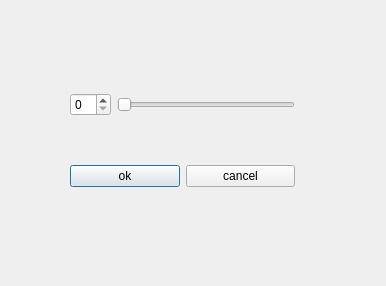
<?xml version="1.0" encoding="UTF-8"?>
<ui version="4.0">
 <class>Dialog</class>
 <widget class="QDialog" name="Dialog">
  <property name="windowModality">
   <enum>Qt::WindowModal</enum>
  </property>
  <property name="geometry">
   <rect>
    <x>0</x>
    <y>0</y>
    <width>386</width>
    <height>286</height>
   </rect>
  </property>
  <property name="focusPolicy">
   <enum>Qt::ClickFocus</enum>
  </property>
  <property name="windowTitle">
   <string>Dialog</string>
  </property>
  <property name="sizeGripEnabled">
   <bool>false</bool>
  </property>
  <widget class="QWidget" name="verticalLayoutWidget">
   <property name="geometry">
    <rect>
     <x>70</x>
     <y>50</y>
     <width>225</width>
     <height>181</height>
    </rect>
   </property>
   <layout class="QVBoxLayout" name="verticalLayout">
    <item>
     <layout class="QHBoxLayout" name="horizontalLayout_2">
      <item>
       <widget class="QSpinBox" name="spinBox"/>
      </item>
      <item>
       <widget class="QSlider" name="horizontalSlider">
        <property name="orientation">
         <enum>Qt::Horizontal</enum>
        </property>
       </widget>
      </item>
     </layout>
    </item>
    <item>
     <layout class="QHBoxLayout" name="horizontalLayout">
      <item>
       <widget class="QPushButton" name="pushButton">
        <property name="text">
         <string>ok</string>
        </property>
       </widget>
      </item>
      <item>
       <widget class="QPushButton" name="pushButton_2">
        <property name="text">
         <string>cancel</string>
        </property>
       </widget>
      </item>
     </layout>
    </item>
   </layout>
  </widget>
 </widget>
 <resources/>
 <connections/>
</ui>
